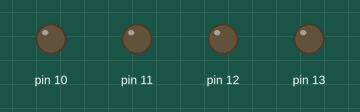
The sketch below on a simulated Arduino Uno, built with avr-gcc and run on an emulated ATmega328P. On the bench: output pins drawn as LEDs (lit = HIGH).

Above: at 0.5 s.
At 2.5 s:
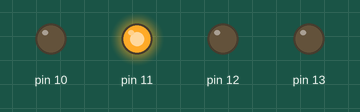
At 4.5 s:
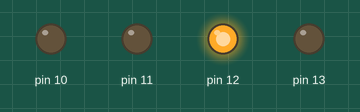
At 9.5 s:
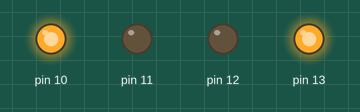
At 14.5 s:
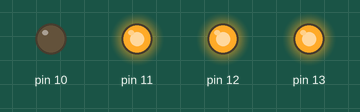
At 19.5 s:
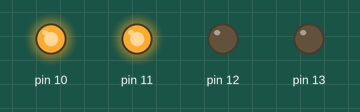
Timing chart, 0 to 20.8 s (numbered marks = the images above):
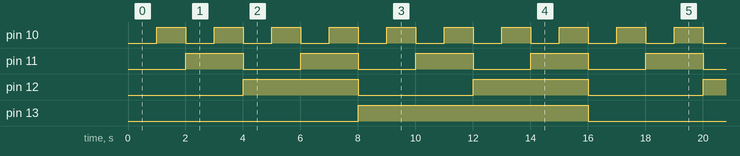

Measured:
- by itself, pin 10: alternates HIGH for 1.0 s and LOW for 1.0 s
- by itself, pin 11: alternates HIGH for 2.0 s and LOW for 2.0 s
- by itself, pin 12: alternates HIGH for 4.0 s and LOW for 4.0 s
- by itself, pin 13: alternates HIGH for 8.0 s and LOW for 8.0 s

The sketch:

binary_to_15.ino
```cpp
void setup() {
  // put your setup code here, to run once:
  pinMode(13,OUTPUT);
  pinMode(12,OUTPUT);
  pinMode(11,OUTPUT);
  pinMode(10,OUTPUT);
}

void loop() {
  // put your main code here, to run repeatedly:
  //0
  digitalWrite(13,LOW);
  digitalWrite(12,LOW);
  digitalWrite(11,LOW);
  digitalWrite(10,LOW);
  delay(1000);
  //1
  digitalWrite(13,LOW);
  digitalWrite(12,LOW);
  digitalWrite(11,LOW);
  digitalWrite(10,HIGH);
  delay(1000);
  //2
  digitalWrite(13,LOW);
  digitalWrite(12,LOW);
  digitalWrite(11,HIGH);
  digitalWrite(10,LOW);
  delay(1000);
  //3
  digitalWrite(13,LOW);
  digitalWrite(12,LOW);
  digitalWrite(11,HIGH);
  digitalWrite(10,HIGH);
  delay(1000);
  //4
  digitalWrite(13,LOW);
  digitalWrite(12,HIGH);
  digitalWrite(11,LOW);
  digitalWrite(10,LOW);
  delay(1000);
  //5
  digitalWrite(13,LOW);
  digitalWrite(12,HIGH);
  digitalWrite(11,LOW);
  digitalWrite(10,HIGH);
  delay(1000);
  //6
  digitalWrite(13,LOW);
  digitalWrite(12,HIGH);
  digitalWrite(11,HIGH);
  digitalWrite(10,LOW);
  delay(1000);
  //7
  digitalWrite(13,LOW);
  digitalWrite(12,HIGH);
  digitalWrite(11,HIGH);
  digitalWrite(10,HIGH);
  delay(1000);
  //8
  digitalWrite(13,HIGH);
  digitalWrite(12,LOW);
  digitalWrite(11,LOW);
  digitalWrite(10,LOW);
  delay(1000);
  //9
  digitalWrite(13,HIGH);
  digitalWrite(12,LOW);
  digitalWrite(11,LOW);
  digitalWrite(10,HIGH);
  delay(1000);
  //10
  digitalWrite(13,HIGH);
  digitalWrite(12,LOW);
  digitalWrite(11,HIGH);
  digitalWrite(10,LOW);
  delay(1000);
  //11
  digitalWrite(13,HIGH);
  digitalWrite(12,LOW);
  digitalWrite(11,HIGH);
  digitalWrite(10,HIGH);
  delay(1000);
  //12
  digitalWrite(13,HIGH);
  digitalWrite(12,HIGH);
  digitalWrite(11,LOW);
  digitalWrite(10,LOW);
  delay(1000);
  //13
  digitalWrite(13,HIGH);
  digitalWrite(12,HIGH);
  digitalWrite(11,LOW);
  digitalWrite(10,HIGH);
  delay(1000);
  //14
  digitalWrite(13,HIGH);
  digitalWrite(12,HIGH);
  digitalWrite(11,HIGH);
  digitalWrite(10,LOW);
  delay(1000);
  //15
  digitalWrite(13,HIGH);
  digitalWrite(12,HIGH);
  digitalWrite(11,HIGH);
  digitalWrite(10,HIGH);
  delay(1000);
}
```
